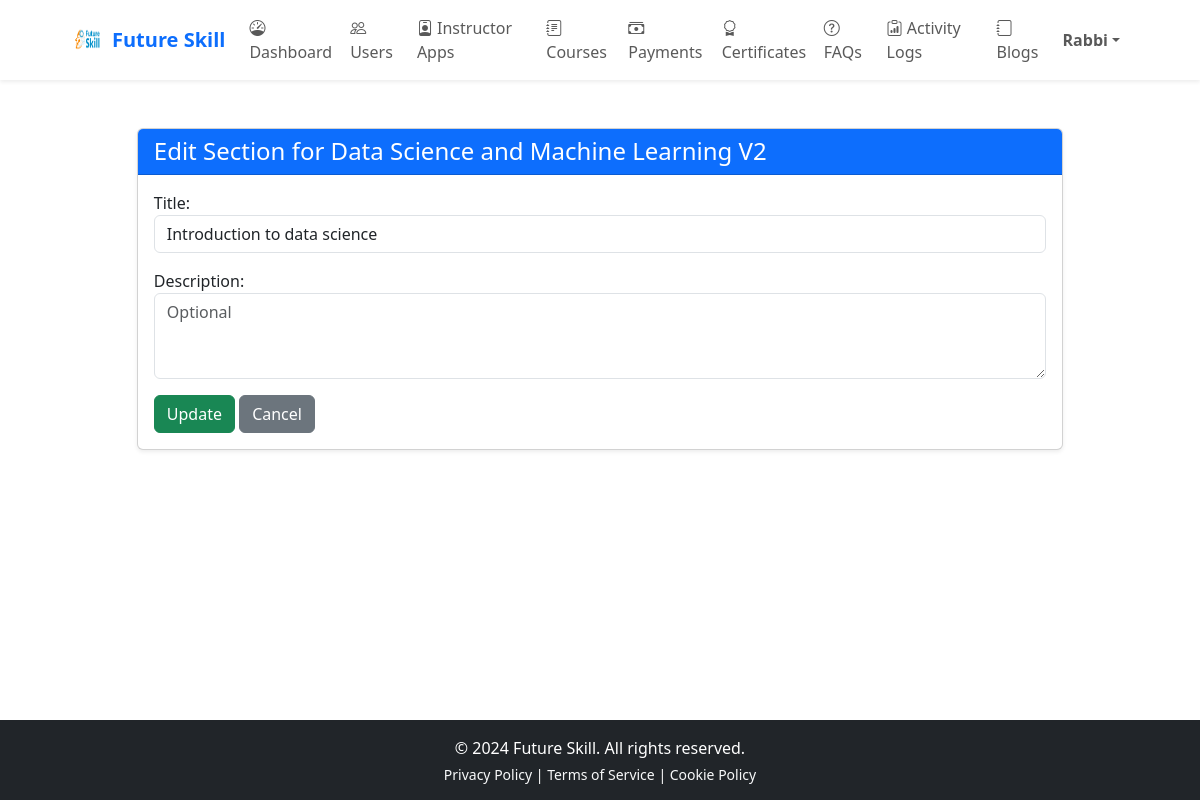
Page /courses/1/sections/1/edit/ (signed in) on the committed database.
### apps/accounts/models.py (models this page shows, shortened)
class User(AbstractUser):
    STUDENT = "student"
    INSTRUCTOR = "instructor"
    ADMIN = "admin"
    LEARNER = "learner"
    ROLE_CHOICES = (
        (STUDENT, "Student"),
        (INSTRUCTOR, "Instructor"),
        (ADMIN, "Admin"),
    )
    role = models.CharField(
        max_length=20,
        choices=ROLE_CHOICES,
        default=STUDENT,
    )
    avatar = models.ImageField(upload_to="avatars/", null=True, blank=True)
    is_approved = models.BooleanField(default=False)

### apps/courses/models.py (models this page shows, shortened)
class Course(models.Model):
    STATUS_DRAFT = "draft"
    STATUS_PENDING = "pending"
    STATUS_APPROVED = "approved"
    STATUS_REJECTED = "rejected"
    STATUS_PUBLISHED = "published"
    STATUS_ARCHIVED = "archived"
    STATUS_CHOICES = [
        (STATUS_DRAFT, "Draft"),
        (STATUS_PENDING, "Pending Approval"),
        (STATUS_APPROVED, "Approved"),
        (STATUS_REJECTED, "Rejected"),
        (STATUS_PUBLISHED, "Published"),
        (STATUS_ARCHIVED, "Archived"),
    ]
    LEVEL_BEGINNER = "beginner"
    LEVEL_INTERMEDIATE = "intermediate"
    LEVEL_ADVANCED = "advanced"
    LEVEL_CHOICES = [
        (LEVEL_BEGINNER, "Beginner"),
        (LEVEL_INTERMEDIATE, "Intermediate"),
        (LEVEL_ADVANCED, "Advanced"),
    ]
    title = models.CharField(max_length=255)
    slug = models.SlugField(unique=True, blank=True)
    short_description = models.CharField(max_length=300, blank=True)
    description = models.TextField(blank=True)  # full description
    language = models.CharField(max_length=50, default="en")
    level = models.CharField(max_length=20, choices=LEVEL_CHOICES, default=LEVEL_BEGINNER)
    instructor = models.ForeignKey(
        settings.AUTH_USER_MODEL, on_delete=models.CASCADE, related_name='courses'
    )
    category = models.ForeignKey(Category, on_delete=models.SET_NULL, null=True, blank=True)
    price = models.DecimalField(max_digits=10, decimal_places=2, default=0)
    discount_price = models.DecimalField(max_digits=10, decimal_places=2, null=True, blank=True)
    status = models.CharField(max_length=20, choices=STATUS_CHOICES, default=STATUS_DRAFT)
    status_note = models.TextField(blank=True, help_text="Optional notes for approval/rejection.")
    approved_at = models.DateTimeField(null=True, blank=True)
    approved_by = models.ForeignKey(
        settings.AUTH_USER_MODEL,
        on_delete=models.SET_NULL,
        null=True,
        blank=True,
        related_name="approved_courses",
    )
    published_at = models.DateTimeField(null=True, blank=True)
    thumbnail = models.ImageField(upload_to="course_thumbnails/", blank=True, null=True)
    created_at = models.DateTimeField(auto_now_add=True)
    updated_at = models.DateTimeField(auto_now=True)

class Section(models.Model):
    course = models.ForeignKey('Course', related_name='sections', on_delete=models.CASCADE)
    title = models.CharField(max_length=200)
    description = models.TextField(blank=True, null=True)
    order = models.PositiveIntegerField(default=1)
    class Meta:
        unique_together = ('course', 'order')
        ordering = ['order']

### apps/courses/views.py (the view)
@login_required
def section_edit(request, course_id, section_id):
    course = get_object_or_404(Course, id=course_id)
    section = get_object_or_404(Section, id=section_id, course=course)
    if request.user.role not in ["admin", "instructor"]:
        messages.error(request, "You do not have permission to edit sections.")
        return redirect("courses:course_list")
    if request.user.role == "instructor" and course.instructor != request.user:
        messages.error(request, "You can only edit your own course sections.")
        return redirect("courses:course_list")
    if request.method == "POST":
        form = SectionForm(request.POST, instance=section)
        if form.is_valid():
            form.save()
            messages.success(request, f"Section '{section.title}' updated successfully.")
            return redirect("courses:section_list", course_id=course.id)
    else:
        form = SectionForm(instance=section)
    return render(request, "courses/section_form.html", {"form": form, "course": course, "section": section})

### apps/courses/forms.py
class SectionForm(forms.ModelForm):
    class Meta:
        model = Section
        fields = ["title", "description"]
        widgets = {
            "title": forms.TextInput(attrs={"class": "form-control", "placeholder": "Enter section title"}),
            "description": forms.Textarea(attrs={"class": "form-control", "rows": 3, "placeholder": "Optional"}),
        }

### apps/core/context_processors.py (called while the page is built, shortened)
def user_role_context(request):
    user = getattr(request, "user", None)
    role = getattr(user, "role", None)
    is_student = role in ("student", "learner")
    is_instructor = role == "instructor"
    is_admin = role == "admin" or getattr(user, "is_staff", False)
    return {
        "user_role": role,
        "is_student_user": is_student,
        "is_instructor_user": is_instructor,
        "is_admin_user": is_admin,
    }

### templates/courses/section_form.html (shortened to what this page needs)
{% extends "base.html" %}
{% block content %}
<div class="container mt-4">
  <div class="card shadow-sm">
    <div class="card-header bg-primary text-white">
      <h4 class="mb-0">{% if section %}Edit{% else %}Add{% endif %} Section for {{ course.title }}</h4>
    </div>
    <div class="card-body">
      <form method="post">
        {{ form.as_p }}
        <button type="submit" class="btn btn-success">{% if section %}Update{% else %}Create{% endif %}</button>
        <a href="{% url 'courses:section_list' course.id %}" class="btn btn-secondary">Cancel</a>
      </form>
    </div>
  </div>
</div>
{% endblock %}

### templates/partials/header_admin.html (shortened to what this page needs)
{% load static %}
<nav class="navbar navbar-expand-lg navbar-light bg-white shadow-sm sticky-top">
  <div class="container">
    <a class="navbar-brand d-flex align-items-center fw-bold" href="{% url 'admin_tools:dashboard' %}">
      <img src="{% static 'images/logo.png' %}" width="32" height="32" class="me-2" alt="Future Skill">
      <span class="text-primary">Future Skill</span>
    </a>
    <div class="collapse navbar-collapse" id="adminTopNav">
      <ul class="navbar-nav me-auto">
        <li class="nav-item"><a class="nav-link" href="{% url 'admin_tools:dashboard' %}"><i class="bi bi-speedometer"></i> Dashboard</a></li>
        <li class="nav-item"><a class="nav-link" href="{% url 'admin_tools:user_management_list' %}"><i class="bi bi-people"></i> Users</a></li>
        <li class="nav-item"><a class="nav-link" href="{% url 'admin_tools:instructor_applications' %}"><i class="bi bi-person-badge"></i> Instructor Apps</a></li>
        <li class="nav-item"><a class="nav-link" href="{% url 'admin_tools:admin_course_list' %}"><i class="bi bi-journal-text"></i> Courses</a></li>
        <li class="nav-item"><a class="nav-link" href="{% url 'payments:admin_payments' %}"><i class="bi bi-cash-stack"></i> Payments</a></li>
        <li class="nav-item"><a class="nav-link" href="{% url 'admin_tools:certificate_list' %}"><i class="bi bi-award"></i> Certificates</a></li>
        <li class="nav-item"><a class="nav-link" href="{% url 'admin_tools:faq_manage' %}"><i class="bi bi-question-circle"></i> FAQs</a></li>
        <li class="nav-item"><a class="nav-link" href="{% url 'admin_tools:admin_logs' %}"><i class="bi bi-clipboard-data"></i> Activity Logs</a></li>
        <li class="nav-item"><a class="nav-link" href="{% url 'admin_tools:blog_admin_list' %}"><i class="bi bi-journal"></i> Blogs</a></li>
      </ul>
      <ul class="navbar-nav ms-auto align-items-center">
        <li class="nav-item dropdown">
          <a class="nav-link dropdown-toggle fw-semibold" href="#" data-bs-toggle="dropdown">{{ request.user.get_full_name|default:request.user.username }}</a>
        </li>
      </ul>
    </div>
  </div>
</nav>

### templates/base.html (style rules this page uses)
.container, .container-fluid { max-width: 90% !important; margin-left: auto; margin-right: auto; }

### rows in the picture
User: user.get_full_name "Rabbi"
Course: title "Data Science and Machine Learning V2"
Section: title "Introduction to data science"

### other values in the picture
{{ now.year|default:"2024" }} "2024"
